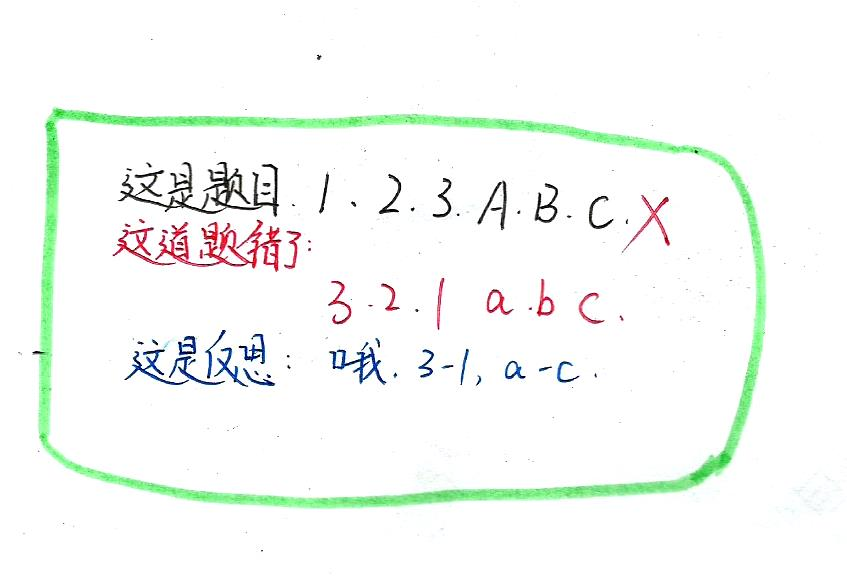
#> input picture 4.jpg, 847 x 581 px
$ python test.py
#> lines starting #> are read from the running program, lines starting #| are printed output that depends on the picture; after the words box and inside, x2 and y2 are one past the last pixel; in counts of white or black regions, pixels touching at a corner belong together
# coding: utf-8
import numpy as np
import cv2
from imutils.perspective import four_point_transform
import imutils
# 注意：请先安装opencv-python
# 参考教程 https://www.cnblogs.com/lclblack/p/6377710.html

photo = cv2.imread("4.jpg")  # 待处理的文件名在这里
#> photo is the input picture: shape (581, 847, 3); mean B, G, R 245.6, 249.3, 245.4
rows, cols, channels = photo.shape
#> rows = 581; cols = 847; channels = 3
# 如果图片过大，可以缩小一下
# photo = cv2.resize(photo,(cols//2, rows//2))
cv2.imshow("raw",photo)

# 以下是对于圈涂颜色的限制 ：HSV 绿色
# 参考 https://www.cnblogs.com/wangyblzu/p/5710715.html
#      http://blog.csdn.net/jkwwwwwwwwww/article/details/53401149
color1 = np.array([35, 50, 50])
color2 = np.array([78, 255, 255])
hsv = cv2.cvtColor(photo, cv2.COLOR_BGR2HSV)  # 转换为HSV模式的图片
#> hsv: shape (581, 847, 3); mean H, S, V 19.1, 8.3, 250.9
mask = cv2.inRange(hsv, color1, color2)  # 获得遮罩mask
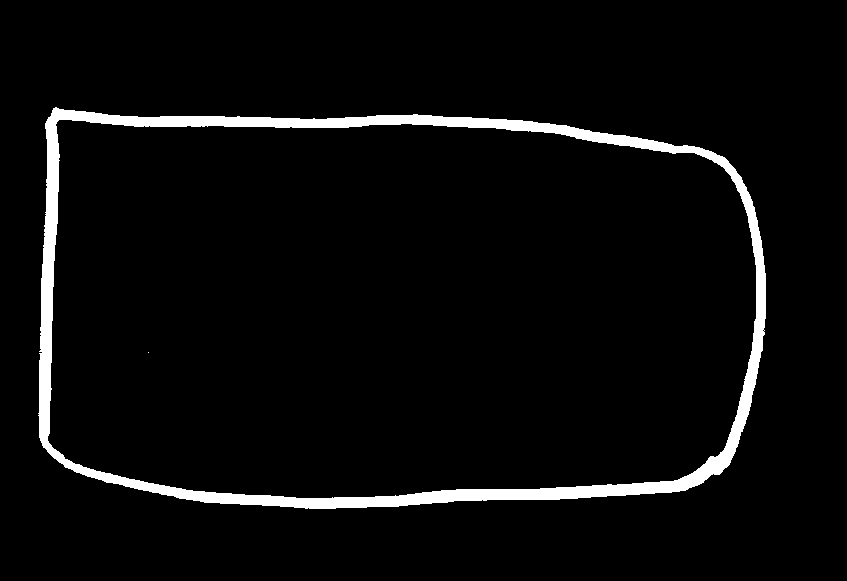
#> mask: shape (581, 847); 4.3% white; 2 white regions (1 under 20 px), largest, box (x1, y1, x2, y2) and area: (38, 107, 766, 509) 21315
mask = cv2.dilate(mask, None, iterations=2)
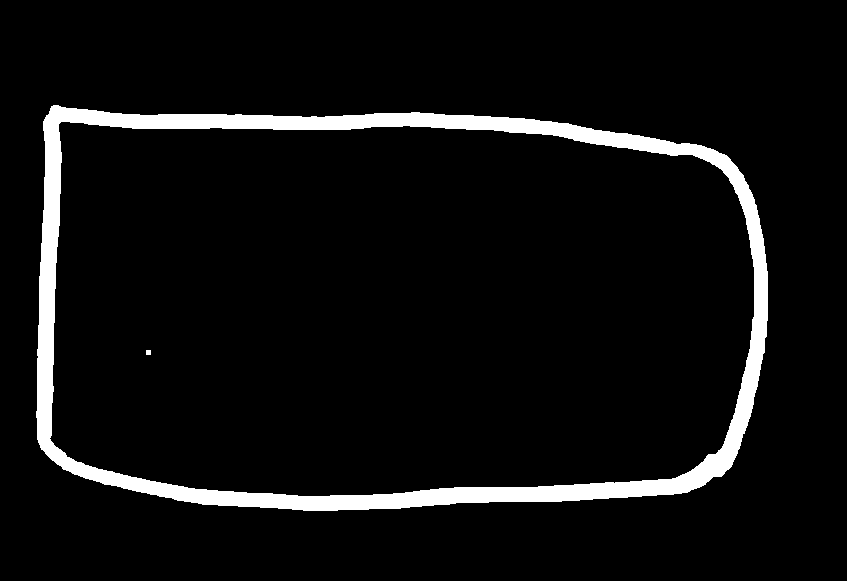
#> mask: shape (581, 847); 6.2% white; 2 white regions, box (x1, y1, x2, y2) and area: (36, 105, 768, 511) 30320, (146, 350, 151, 355) 25
mask = cv2.erode(mask, None, iterations=2)
#> mask: shape (581, 847); 4.3% white; 2 white regions (1 under 20 px)
# 开运算 先腐蚀 后膨胀
cv2.imshow("mask", mask)
cnts = cv2.findContours(mask, cv2.RETR_EXTERNAL, cv2.CHAIN_APPROX_SIMPLE)[-2]  # 寻找圈画区域矩形
#> cnts = 1 contour; box (x1, y1, x2, y2) and area: (38, 107, 766, 509) 263482
mistakset = []
if len(cnts) > 0:
    cnts = filter(lambda a:cv2.contourArea(a)>300,cnts)  # 过滤面积较小区域
    for c in cnts:
        s = cv2.minAreaRect(c)  # 最小外接矩形轮廓
        box=cv2.boxPoints(s)  # 获得矩形顶点
        mistakset.append(four_point_transform(photo, box)) # 添加到错题集合
#> this loop made 1 pass
#> s on pass 1: ((402.4, 311.8), (396.1, 725.2), -88.89)
#> after the loop, mistakset = 1 item
    i = 0
    for mis in mistakset:
        i=i+1
        gray = cv2.cvtColor(mis,cv2.COLOR_BGR2GRAY)  # 转成灰度模式
        # cv2.imshow("gray", gray)
        m = cv2.adaptiveThreshold(gray,255,cv2.ADAPTIVE_THRESH_MEAN_C,cv2.THRESH_BINARY,27, 20)  # 进行二值化
        cv2.imshow(u'mistake%d'%i,m)
        cv2.imwrite(u'mistake%d.png'%i,m)  # 保存
#> this loop made 1 pass
#> i on pass 1: 1
#> pass 1, `gray = cv2.cvtColor(mis,cv2.COLOR_BGR2GRAY)`:
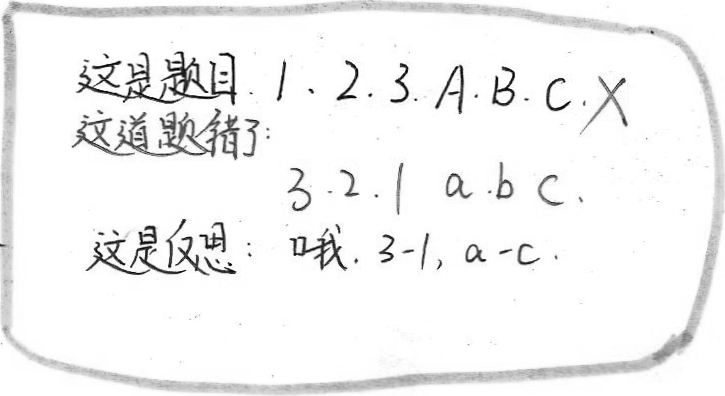
#> gray: shape (396, 725); min 0, max 255, mean 242.7
#> pass 1, `m = cv2.adaptiveThreshold(gray,255,cv2.ADAPTIVE_THRESH_MEAN_C,cv2.THRE..`:
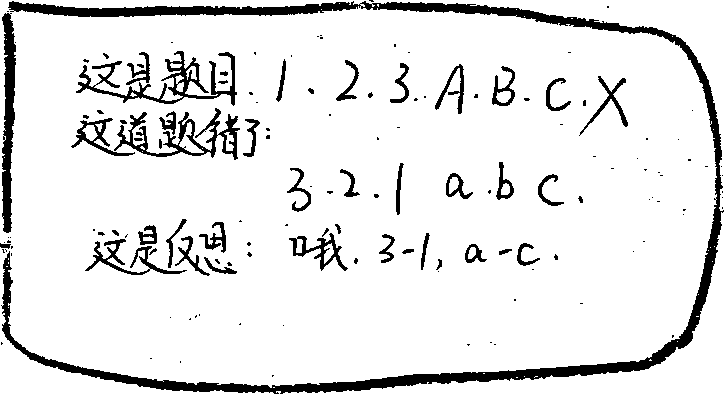
#> m: shape (396, 725); 90% white; 143 black regions (94 under 20 px), largest, box (x1, y1, x2, y2) and area: (1, 1, 724, 394) 14285, (76, 51, 237, 106) 2044, (2, 13, 16, 233) 1973
#> after the loop, i = 1
cv2.waitKey()

$ run again, with 6.jpg copied over 4.jpg
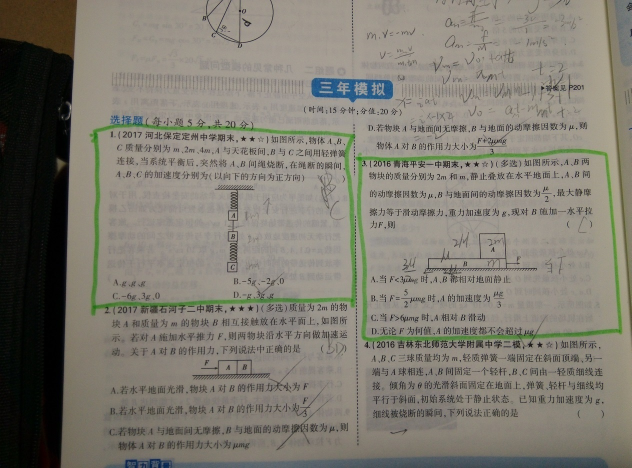
#> input picture 6.jpg, 1263 x 936 px (shown at 1/2 size)
#> photo is the input picture: shape (936, 1263, 3); mean B, G, R 112.3, 122.5, 126
#> hsv: shape (936, 1263, 3); mean H, S, V 24.9, 41.8, 128.1
#> `mask = cv2.erode(mask, None, iterations=2)`:
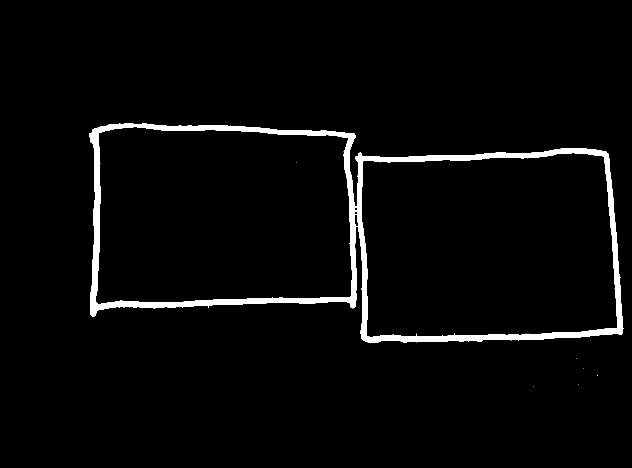
#> mask: shape (936, 1263) (shown at 1/2 size); 3.1% white; 7 white regions (6 under 20 px)
#> cnts = 6 contours, 5 with area under 20; largest, box (x1, y1, x2, y2) and area: (178, 246, 1247, 686) 375966
#> the loop `for c in cnts:` made 1 pass
#> s on pass 1: ((711.4, 473.6), (418.3, 1087.4), -86.91)
#> after the loop `for c in cnts:`: mistakset = 1 item
#> the loop `for mis in mistakset:` made 1 pass
#> i on pass 1: 1
#> pass 1, `m = cv2.adaptiveThreshold(gray,255,cv2.ADAPTIVE_THRESH_MEAN_C,cv2.THRE..`:
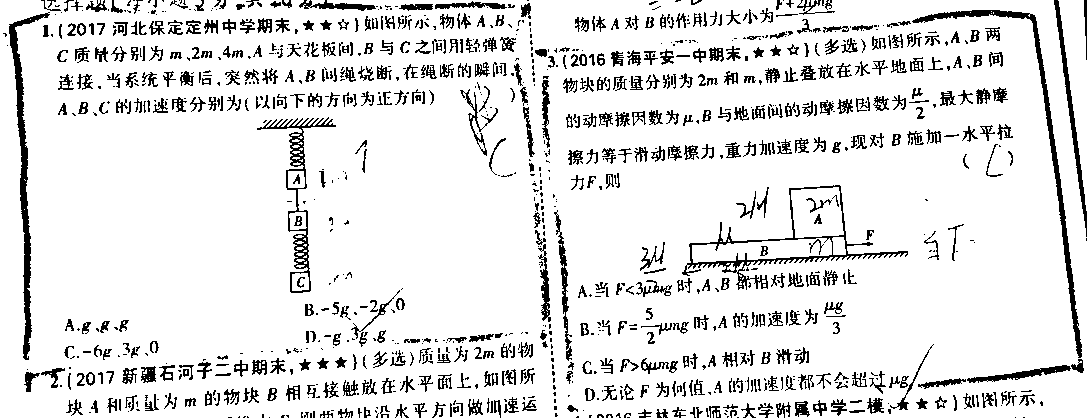
#> m: shape (418, 1087); 89% white; black in thin lines or dots
#> after the loop `for mis in mistakset:`: i = 1
